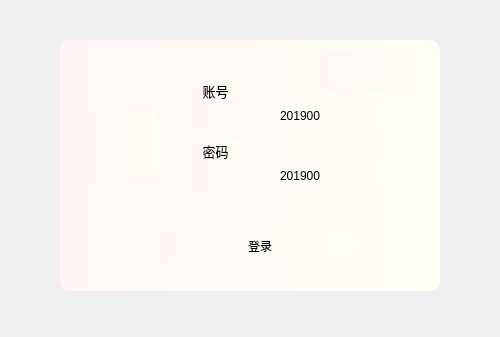
<?xml version="1.0" encoding="UTF-8"?>
<ui version="4.0">
 <class>WLogin</class>
 <widget class="QMainWindow" name="WLogin">
  <property name="geometry">
   <rect>
    <x>0</x>
    <y>0</y>
    <width>500</width>
    <height>337</height>
   </rect>
  </property>
  <property name="maximumSize">
   <size>
    <width>500</width>
    <height>337</height>
   </size>
  </property>
  <property name="windowTitle">
   <string>MainWindow</string>
  </property>
  <widget class="QWidget" name="centralwidget">
   <widget class="QWidget" name="widget" native="true">
    <property name="geometry">
     <rect>
      <x>60</x>
      <y>40</y>
      <width>380</width>
      <height>251</height>
     </rect>
    </property>
    <property name="styleSheet">
     <string notr="true">background-color: qlineargradient(spread:pad, x1:0, y1:0, x2:1, y2:0, stop:0 rgb(255, 245, 245), stop:1 rgb(255, 254, 245));
border-radius:10px;</string>
    </property>
    <widget class="QLabel" name="label_3">
     <property name="geometry">
      <rect>
       <x>260</x>
       <y>10</y>
       <width>110</width>
       <height>41</height>
      </rect>
     </property>
     <property name="font">
      <font>
       <family>Adobe 黑体 Std R</family>
       <pointsize>20</pointsize>
      </font>
     </property>
     <property name="text">
      <string/>
     </property>
     <property name="alignment">
      <set>Qt::AlignCenter</set>
     </property>
    </widget>
    <widget class="QLineEdit" name="lineEdit">
     <property name="geometry">
      <rect>
       <x>130</x>
       <y>60</y>
       <width>221</width>
       <height>31</height>
      </rect>
     </property>
     <property name="text">
      <string>201900</string>
     </property>
     <property name="alignment">
      <set>Qt::AlignCenter</set>
     </property>
    </widget>
    <widget class="QLineEdit" name="lineEdit_2">
     <property name="geometry">
      <rect>
       <x>130</x>
       <y>120</y>
       <width>221</width>
       <height>31</height>
      </rect>
     </property>
     <property name="text">
      <string>201900</string>
     </property>
     <property name="alignment">
      <set>Qt::AlignCenter</set>
     </property>
    </widget>
    <widget class="QPushButton" name="pushButton">
     <property name="geometry">
      <rect>
       <x>100</x>
       <y>190</y>
       <width>200</width>
       <height>31</height>
      </rect>
     </property>
     <property name="cursor">
      <cursorShape>PointingHandCursor</cursorShape>
     </property>
     <property name="text">
      <string>登录</string>
     </property>
    </widget>
    <widget class="QLabel" name="label_error">
     <property name="geometry">
      <rect>
       <x>110</x>
       <y>290</y>
       <width>161</width>
       <height>20</height>
      </rect>
     </property>
     <property name="styleSheet">
      <string notr="true">color: rgb(255, 0, 0);</string>
     </property>
     <property name="text">
      <string>账号或密码错误，请重新输入</string>
     </property>
    </widget>
    <widget class="QLabel" name="label">
     <property name="geometry">
      <rect>
       <x>130</x>
       <y>40</y>
       <width>51</width>
       <height>21</height>
      </rect>
     </property>
     <property name="font">
      <font>
       <family>Adobe 宋体 Std L</family>
       <pointsize>10</pointsize>
      </font>
     </property>
     <property name="text">
      <string>账号</string>
     </property>
     <property name="alignment">
      <set>Qt::AlignCenter</set>
     </property>
    </widget>
    <widget class="QLabel" name="label_2">
     <property name="geometry">
      <rect>
       <x>130</x>
       <y>100</y>
       <width>51</width>
       <height>21</height>
      </rect>
     </property>
     <property name="font">
      <font>
       <family>Adobe 宋体 Std L</family>
       <pointsize>10</pointsize>
      </font>
     </property>
     <property name="text">
      <string>密码</string>
     </property>
     <property name="alignment">
      <set>Qt::AlignCenter</set>
     </property>
    </widget>
    <widget class="QLabel" name="label_4">
     <property name="geometry">
      <rect>
       <x>30</x>
       <y>70</y>
       <width>70</width>
       <height>70</height>
      </rect>
     </property>
     <property name="text">
      <string/>
     </property>
    </widget>
   </widget>
  </widget>
  <widget class="QMenuBar" name="menubar">
   <property name="geometry">
    <rect>
     <x>0</x>
     <y>0</y>
     <width>500</width>
     <height>21</height>
    </rect>
   </property>
  </widget>
 </widget>
 <resources/>
 <connections/>
</ui>
